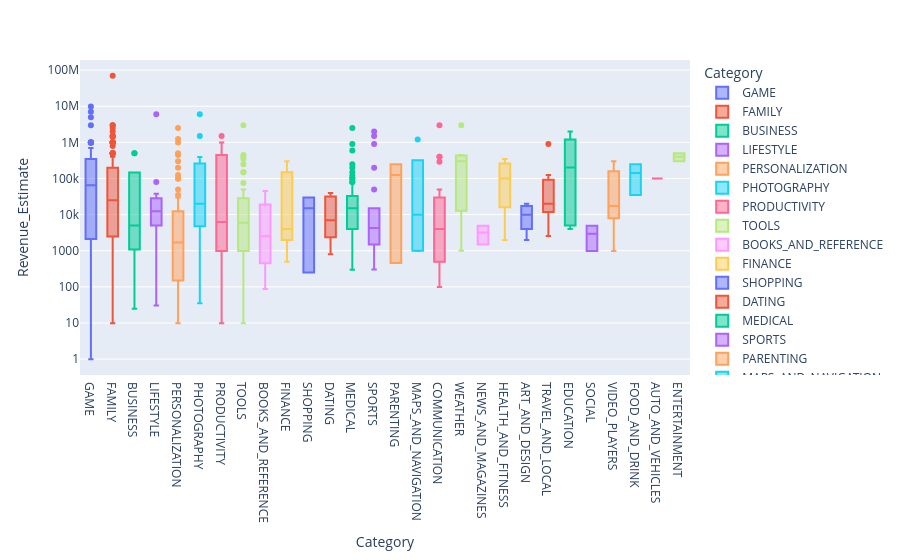

The cell this chart's notebook holds for it:
### Code cell
rev_box = px.box(df_apps_clean[df_apps_clean['Type']=="Paid"], x="Category", y="Revenue_Estimate",log_y=True,color='Category',)
fig.update_xaxes(categoryorder='min ascending')
rev_box.show()

### Figure 1 — Plotly figure (JSON) as saved in the notebook; plotly's stock layout.template omitted (floating-point values rounded to 4 significant figures; data arrays with more than 128 entries replaced by an {"elided": "..."} marker saying what was removed)
{"data": [{"alignmentgroup": "True", "hovertemplate": "Category=%{x}<br>Revenue_Estimate=%{y}<extra></extra>", "legendgroup": "GAME", "marker": {"color": "#636efa"}, "name": "GAME", "notched": false, "offsetgroup": "GAME", "orientation": "v", "showlegend": true, "type": "box", "x": ["GAME", "GAME", "GAME", "GAME", "GAME", "GAME", "GAME", "GAME", "GAME", "GAME", "GAME", "GAME", "GAME", "GAME", "GAME", "GAME", "GAME", "GAME", "GAME", "GAME", "GAME", "GAME", "GAME", "GAME", "GAME", "GAME", "GAME", "GAME", "GAME", "GAME", "GAME", "GAME", "GAME", "GAME", "GAME", "GAME", "GAME", "GAME", "GAME", "GAME", "GAME", "GAME", "GAME", "GAME", "GAME", "GAME", "GAME", "GAME", "GAME", "GAME", "GAME", "GAME", "GAME", "GAME", "GAME", "GAME", "GAME", "GAME", "GAME", "GAME", "GAME", "GAME", "GAME", "GAME", "GAME", "GAME", "GAME", "GAME", "GAME", "GAME", "GAME", "GAME", "GAME", "GAME", "GAME", "GAME"], "x0": " ", "xaxis": "x", "y": [1.49, 0.99, 9.9, 99.5, 99.0, 499.0, 99.0, 1400.0, 449.0, 199.0, 99.0, 2245.0, 990.0, 3990.0, 1610.0, 990.0, 990.0, 2490.0, 990.0, 6990.0, 4990.0, 1990.0, 3490.0, 990.0, 1990.0, 4950.0, 34950.0, 9950.0, 9900.0, 49900.0, 29900.0, 169900.0, 79900.0, 29900.0, 179900.0, 49900.0, 49900.0, 49900.0, 39900.0, 19900.0, 49500.0, 99500.0, 99500.0, 249500.0, 249500.0, 499000.0, 99000.0, 299000.0, 199000.0, 299000.0, 299000.0, 499000.0, 999000.0, 499000.0, 199000.0, 399000.0, 499000.0, 299000.0, 299000.0, 699000.0, 299000.0, 499000.0, 299000.0, 299000.0, 199000.0, 599000.0, 995000.0, 990000.0, 4990000.0, 6990000.0, 2990000.0, 990000.0, 990000.0, 990000.0, 990000.0, 9900000.0], "y0": " ", "yaxis": "y"}, {"alignmentgroup": "True", "hovertemplate": "Category=%{x}<br>Revenue_Estimate=%{y}<extra></extra>", "legendgroup": "FAMILY", "marker": {"color": "#EF553B"}, "name": "FAMILY", "notched": false, "offsetgroup": "FAMILY", "orientation": "v", "showlegend": true, "type": "box", "x": {"elided": "150 str values"}, "x0": " ", "xaxis": "x", "y": {"elided": "150 float values"}, "y0": " ", "yaxis": "y"}, {"alignmentgroup": "True", "hovertemplate": "Category=%{x}<br>Revenue_Estimate=%{y}<extra></extra>", "legendgroup": "BUSINESS", "marker": {"color": "#00cc96"}, "name": "BUSINESS", "notched": false, "offsetgroup": "BUSINESS", "orientation": "v", "showlegend": true, "type": "box", "x": ["BUSINESS", "BUSINESS", "BUSINESS", "BUSINESS", "BUSINESS", "BUSINESS", "BUSINESS", "BUSINESS", "BUSINESS"], "x0": " ", "xaxis": "x", "y": [24.9, 449.5, 1299.0, 8995.0, 3990.0, 4990.0, 29900.0, 499000.0, 499000.0], "y0": " ", "yaxis": "y"}, {"alignmentgroup": "True", "hovertemplate": "Category=%{x}<br>Revenue_Estimate=%{y}<extra></extra>", "legendgroup": "LIFESTYLE", "marker": {"color": "#ab63fa"}, "name": "LIFESTYLE", "notched": false, "offsetgroup": "LIFESTYLE", "orientation": "v", "showlegend": true, "type": "box", "x": ["LIFESTYLE", "LIFESTYLE", "LIFESTYLE", "LIFESTYLE", "LIFESTYLE", "LIFESTYLE", "LIFESTYLE", "LIFESTYLE", "LIFESTYLE", "LIFESTYLE", "LIFESTYLE", "LIFESTYLE", "LIFESTYLE"], "x0": " ", "xaxis": "x", "y": [30.4, 99.0, 4990.0, 4990.0, 37990.0, 19950.0, 4950.0, 14950.0, 9950.0, 12450.0, 79900.0, 24900.0, 5990000.0], "y0": " ", "yaxis": "y"}, {"alignmentgroup": "True", "hovertemplate": "Category=%{x}<br>Revenue_Estimate=%{y}<extra></extra>", "legendgroup": "PERSONALIZATION", "marker": {"color": "#FFA15A"}, "name": "PERSONALIZATION", "notched": false, "offsetgroup": "PERSONALIZATION", "orientation": "v", "showlegend": true, "type": "box", "x": ["PERSONALIZATION", "PERSONALIZATION", "PERSONALIZATION", "PERSONALIZATION", "PERSONALIZATION", "PERSONALIZATION", "PERSONALIZATION", "PERSONALIZATION", "PERSONALIZATION", "PERSONALIZATION", "PERSONALIZATION", "PERSONALIZATION", "PERSONALIZATION", "PERSONALIZATION", "PERSONALIZATION", "PERSONALIZATION", "PERSONALIZATION", "PERSONALIZATION", "PERSONALIZATION", "PERSONALIZATION", "PERSONALIZATION", "PERSONALIZATION", "PERSONALIZATION", "PERSONALIZATION", "PERSONALIZATION", "PERSONALIZATION", "PERSONALIZATION", "PERSONALIZATION", "PERSONALIZATION", "PERSONALIZATION", "PERSONALIZATION", "PERSONALIZATION", "PERSONALIZATION", "PERSONALIZATION", "PERSONALIZATION", "PERSONALIZATION", "PERSONALIZATION", "PERSONALIZATION", "PERSONALIZATION", "PERSONALIZATION", "PERSONALIZATION", "PERSONALIZATION", "PERSONALIZATION", "PERSONALIZATION", "PERSONALIZATION", "PERSONALIZATION", "PERSONALIZATION", "PERSONALIZATION", "PERSONALIZATION", "PERSONALIZATION", "PERSONALIZATION", "PERSONALIZATION", "PERSONALIZATION", "PERSONALIZATION", "PERSONALIZATION", "PERSONALIZATION", "PERSONALIZATION", "PERSONALIZATION", "PERSONALIZATION", "PERSONALIZATION", "PERSONALIZATION", "PERSONALIZATION", "PERSONALIZATION", "PERSONALIZATION", "PERSONALIZATION"], "x0": " ", "xaxis": "x", "y": [9.9, 9.9, 49.5, 49.5, 49.5, 49.5, 99.0, 99.0, 99.0, 199.0, 149.0, 99.0, 99.0, 149.0, 249.0, 149.0, 99.0, 149.0, 99.0, 745.0, 745.0, 1000.0, 745.0, 745.0, 495.0, 1990.0, 990.0, 1490.0, 1700.0, 990.0, 1490.0, 990.0, 1700.0, 2490.0, 990.0, 4990.0, 990.0, 4990.0, 3990.0, 4950.0, 9950.0, 7450.0, 34950.0, 9900.0, 9900.0, 9900.0, 9900.0, 9900.0, 19900.0, 99900.0, 29900.0, 19900.0, 9900.0, 9900.0, 19900.0, 124500.0, 49500.0, 99000.0, 449000.0, 199000.0, 299000.0, 499000.0, 1245000.0, 2490000.0, 990000.0], "y0": " ", "yaxis": "y"}, {"alignmentgroup": "True", "hovertemplate": "Category=%{x}<br>Revenue_Estimate=%{y}<extra></extra>", "legendgroup": "PHOTOGRAPHY", "marker": {"color": "#19d3f3"}, "name": "PHOTOGRAPHY", "notched": false, "offsetgroup": "PHOTOGRAPHY", "orientation": "v", "showlegend": true, "type": "box", "x": ["PHOTOGRAPHY", "PHOTOGRAPHY", "PHOTOGRAPHY", "PHOTOGRAPHY", "PHOTOGRAPHY", "PHOTOGRAPHY", "PHOTOGRAPHY", "PHOTOGRAPHY", "PHOTOGRAPHY", "PHOTOGRAPHY", "PHOTOGRAPHY", "PHOTOGRAPHY", "PHOTOGRAPHY", "PHOTOGRAPHY", "PHOTOGRAPHY"], "x0": " ", "xaxis": "x", "y": [34.9, 49.9, 745.0, 19990.0, 9990.0, 2990.0, 14950.0, 19900.0, 49900.0, 99500.0, 149000.0, 395000.0, 299000.0, 1495000.0, 5990000.0], "y0": " ", "yaxis": "y"}, {"alignmentgroup": "True", "hovertemplate": "Category=%{x}<br>Revenue_Estimate=%{y}<extra></extra>", "legendgroup": "PRODUCTIVITY", "marker": {"color": "#FF6692"}, "name": "PRODUCTIVITY", "notched": false, "offsetgroup": "PRODUCTIVITY", "orientation": "v", "showlegend": true, "type": "box", "x": ["PRODUCTIVITY", "PRODUCTIVITY", "PRODUCTIVITY", "PRODUCTIVITY", "PRODUCTIVITY", "PRODUCTIVITY", "PRODUCTIVITY", "PRODUCTIVITY", "PRODUCTIVITY", "PRODUCTIVITY", "PRODUCTIVITY", "PRODUCTIVITY", "PRODUCTIVITY", "PRODUCTIVITY", "PRODUCTIVITY", "PRODUCTIVITY", "PRODUCTIVITY", "PRODUCTIVITY"], "x0": " ", "xaxis": "x", "y": [9.9, 499.0, 299.0, 649.0, 4495.0, 4290.0, 2990.0, 990.0, 7990.0, 1290.0, 19950.0, 149500.0, 74500.0, 599000.0, 499000.0, 449000.0, 1495000.0, 995000.0], "y0": " ", "yaxis": "y"}, {"alignmentgroup": "True", "hovertemplate": "Category=%{x}<br>Revenue_Estimate=%{y}<extra></extra>", "legendgroup": "TOOLS", "marker": {"color": "#B6E880"}, "name": "TOOLS", "notched": false, "offsetgroup": "TOOLS", "orientation": "v", "showlegend": true, "type": "box", "x": ["TOOLS", "TOOLS", "TOOLS", "TOOLS", "TOOLS", "TOOLS", "TOOLS", "TOOLS", "TOOLS", "TOOLS", "TOOLS", "TOOLS", "TOOLS", "TOOLS", "TOOLS", "TOOLS", "TOOLS", "TOOLS", "TOOLS", "TOOLS", "TOOLS", "TOOLS", "TOOLS", "TOOLS", "TOOLS", "TOOLS", "TOOLS", "TOOLS", "TOOLS", "TOOLS", "TOOLS", "TOOLS", "TOOLS", "TOOLS", "TOOLS", "TOOLS", "TOOLS", "TOOLS", "TOOLS", "TOOLS", "TOOLS", "TOOLS", "TOOLS", "TOOLS", "TOOLS", "TOOLS", "TOOLS", "TOOLS", "TOOLS", "TOOLS", "TOOLS", "TOOLS", "TOOLS", "TOOLS", "TOOLS", "TOOLS", "TOOLS", "TOOLS", "TOOLS", "TOOLS", "TOOLS", "TOOLS", "TOOLS"], "x0": " ", "xaxis": "x", "y": [29.9, 9.9, 149.5, 88.0, 399.0, 149.0, 199.0, 99.0, 599.0, 399.0, 499.0, 1995.0, 495.0, 495.0, 995.0, 495.0, 1995.0, 1990.0, 2490.0, 2990.0, 1490.0, 4990.0, 3990.0, 5990.0, 990.0, 990.0, 990.0, 1490.0, 14990.0, 4990.0, 4950.0, 4950.0, 74950.0, 24950.0, 24950.0, 24950.0, 24950.0, 24950.0, 24950.0, 5000.0, 25000.0, 39000.0, 29500.0, 29900.0, 19700.0, 32800.0, 49900.0, 29900.0, 29900.0, 9900.0, 25900.0, 19900.0, 19900.0, 19900.0, 19900.0, 29900.0, 149500.0, 149500.0, 249000.0, 399000.0, 349000.0, 449000.0, 2990000.0], "y0": " ", "yaxis": "y"}, {"alignmentgroup": "True", "hovertemplate": "Category=%{x}<br>Revenue_Estimate=%{y}<extra></extra>", "legendgroup": "BOOKS_AND_REFERENCE", "marker": {"color": "#FF97FF"}, "name": "BOOKS_AND_REFERENCE", "notched": false, "offsetgroup": "BOOKS_AND_REFERENCE", "orientation": "v", "showlegend": true, "type": "box", "x": ["BOOKS_AND_REFERENCE", "BOOKS_AND_REFERENCE", "BOOKS_AND_REFERENCE", "BOOKS_AND_REFERENCE", "BOOKS_AND_REFERENCE", "BOOKS_AND_REFERENCE", "BOOKS_AND_REFERENCE", "BOOKS_AND_REFERENCE"], "x0": " ", "xaxis": "x", "y": [87.5, 399.0, 495.0, 1990.0, 3080.0, 14950.0, 23000.0, 44900.0], "y0": " ", "yaxis": "y"}, {"alignmentgroup": "True", "hovertemplate": "Category=%{x}<br>Revenue_Estimate=%{y}<extra></extra>", "legendgroup": "FINANCE", "marker": {"color": "#FECB52"}, "name": "FINANCE", "notched": false, "offsetgroup": "FINANCE", "orientation": "v", "showlegend": true, "type": "box", "x": ["FINANCE", "FINANCE", "FINANCE", "FINANCE", "FINANCE", "FINANCE", "FINANCE"], "x0": " ", "xaxis": "x", "y": [499.0, 1995.0, 1990.0, 3990.0, 29900.0, 189900.0, 299000.0], "y0": " ", "yaxis": "y"}, {"alignmentgroup": "True", "hovertemplate": "Category=%{x}<br>Revenue_Estimate=%{y}<extra></extra>", "legendgroup": "SHOPPING", "marker": {"color": "#636efa"}, "name": "SHOPPING", "notched": false, "offsetgroup": "SHOPPING", "orientation": "v", "showlegend": true, "type": "box", "x": ["SHOPPING", "SHOPPING"], "x0": " ", "xaxis": "x", "y": [249.0, 29900.0], "y0": " ", "yaxis": "y"}, {"alignmentgroup": "True", "hovertemplate": "Category=%{x}<br>Revenue_Estimate=%{y}<extra></extra>", "legendgroup": "DATING", "marker": {"color": "#EF553B"}, "name": "DATING", "notched": false, "offsetgroup": "DATING", "orientation": "v", "showlegend": true, "type": "box", "x": ["DATING", "DATING", "DATING"], "x0": " ", "xaxis": "x", "y": [799.0, 6990.0, 39900.0], "y0": " ", "yaxis": "y"}, {"alignmentgroup": "True", "hovertemplate": "Category=%{x}<br>Revenue_Estimate=%{y}<extra></extra>", "legendgroup": "MEDICAL", "marker": {"color": "#00cc96"}, "name": "MEDICAL", "notched": false, "offsetgroup": "MEDICAL", "orientation": "v", "showlegend": true, "type": "box", "x": ["MEDICAL", "MEDICAL", "MEDICAL", "MEDICAL", "MEDICAL", "MEDICAL", "MEDICAL", "MEDICAL", "MEDICAL", "MEDICAL", "MEDICAL", "MEDICAL", "MEDICAL", "MEDICAL", "MEDICAL", "MEDICAL", "MEDICAL", "MEDICAL", "MEDICAL", "MEDICAL", "MEDICAL", "MEDICAL", "MEDICAL", "MEDICAL", "MEDICAL", "MEDICAL", "MEDICAL", "MEDICAL", "MEDICAL", "MEDICAL", "MEDICAL", "MEDICAL", "MEDICAL", "MEDICAL", "MEDICAL", "MEDICAL", "MEDICAL", "MEDICAL", "MEDICAL", "MEDICAL", "MEDICAL", "MEDICAL", "MEDICAL", "MEDICAL", "MEDICAL", "MEDICAL", "MEDICAL", "MEDICAL", "MEDICAL", "MEDICAL", "MEDICAL", "MEDICAL", "MEDICAL", "MEDICAL", "MEDICAL", "MEDICAL", "MEDICAL", "MEDICAL", "MEDICAL", "MEDICAL", "MEDICAL", "MEDICAL", "MEDICAL"], "x0": " ", "xaxis": "x", "y": [299.0, 299.0, 1299.0, 699.0, 3999.0, 2995.0, 1995.0, 1495.0, 495.0, 1745.0, 7995.0, 9990.0, 4990.0, 9990.0, 15460.0, 3990.0, 5490.0, 4990.0, 29990.0, 2990.0, 79990.0, 19990.0, 990.0, 1500.0, 14990.0, 29990.0, 33990.0, 1990.0, 16990.0, 3990.0, 9990.0, 3990.0, 7490.0, 10990.0, 5990.0, 19950.0, 12450.0, 19950.0, 19950.0, 19950.0, 29950.0, 74950.0, 4950.0, 14950.0, 19950.0, 99900.0, 249900.0, 29900.0, 100000.0, 79900.0, 69900.0, 54900.0, 39900.0, 29900.0, 119900.0, 9900.0, 29900.0, 19900.0, 149500.0, 199500.0, 599500.0, 2499000.0, 900000.0], "y0": " ", "yaxis": "y"}, {"alignmentgroup": "True", "hovertemplate": "Category=%{x}<br>Revenue_Estimate=%{y}<extra></extra>", "legendgroup": "SPORTS", "marker": {"color": "#ab63fa"}, "name": "SPORTS", "notched": false, "offsetgroup": "SPORTS", "orientation": "v", "showlegend": true, "type": "box", "x": ["SPORTS", "SPORTS", "SPORTS", "SPORTS", "SPORTS", "SPORTS", "SPORTS", "SPORTS", "SPORTS", "SPORTS", "SPORTS", "SPORTS", "SPORTS", "SPORTS", "SPORTS", "SPORTS", "SPORTS", "SPORTS", "SPORTS", "SPORTS", "SPORTS", "SPORTS"], "x0": " ", "xaxis": "x", "y": [388.0, 349.0, 302.0, 1495.0, 3990.0, 990.0, 1990.0, 990.0, 2990.0, 2990.0, 2490.0, 4490.0, 9950.0, 9950.0, 4950.0, 14950.0, 5000.0, 49900.0, 1500000.0, 199500.0, 899000.0, 1990000.0], "y0": " ", "yaxis": "y"}, {"alignmentgroup": "True", "hovertemplate": "Category=%{x}<br>Revenue_Estimate=%{y}<extra></extra>", "legendgroup": "PARENTING", "marker": {"color": "#FFA15A"}, "name": "PARENTING", "notched": false, "offsetgroup": "PARENTING", "orientation": "v", "showlegend": true, "type": "box", "x": ["PARENTING", "PARENTING"], "x0": " ", "xaxis": "x", "y": [459.0, 249500.0], "y0": " ", "yaxis": "y"}, {"alignmentgroup": "True", "hovertemplate": "Category=%{x}<br>Revenue_Estimate=%{y}<extra></extra>", "legendgroup": "MAPS_AND_NAVIGATION", "marker": {"color": "#19d3f3"}, "name": "MAPS_AND_NAVIGATION", "notched": false, "offsetgroup": "MAPS_AND_NAVIGATION", "orientation": "v", "showlegend": true, "type": "box", "x": ["MAPS_AND_NAVIGATION", "MAPS_AND_NAVIGATION", "MAPS_AND_NAVIGATION", "MAPS_AND_NAVIGATION", "MAPS_AND_NAVIGATION"], "x0": " ", "xaxis": "x", "y": [999.0, 990.0, 9900.0, 29900.0, 1199000.0], "y0": " ", "yaxis": "y"}, {"alignmentgroup": "True", "hovertemplate": "Category=%{x}<br>Revenue_Estimate=%{y}<extra></extra>", "legendgroup": "COMMUNICATION", "marker": {"color": "#FF6692"}, "name": "COMMUNICATION", "notched": false, "offsetgroup": "COMMUNICATION", "orientation": "v", "showlegend": true, "type": "box", "x": ["COMMUNICATION", "COMMUNICATION", "COMMUNICATION", "COMMUNICATION", "COMMUNICATION", "COMMUNICATION", "COMMUNICATION", "COMMUNICATION", "COMMUNICATION", "COMMUNICATION", "COMMUNICATION", "COMMUNICATION", "COMMUNICATION", "COMMUNICATION", "COMMUNICATION", "COMMUNICATION", "COMMUNICATION", "COMMUNICATION", "COMMUNICATION", "COMMUNICATION", "COMMUNICATION", "COMMUNICATION"], "x0": " ", "xaxis": "x", "y": [149.0, 149.0, 149.0, 149.0, 99.0, 495.0, 2495.0, 1995.0, 990.0, 2990.0, 2490.0, 24950.0, 4950.0, 7450.0, 49900.0, 29900.0, 29900.0, 9900.0, 399000.0, 290000.0, 399000.0, 2990000.0], "y0": " ", "yaxis": "y"}, {"alignmentgroup": "True", "hovertemplate": "Category=%{x}<br>Revenue_Estimate=%{y}<extra></extra>", "legendgroup": "WEATHER", "marker": {"color": "#B6E880"}, "name": "WEATHER", "notched": false, "offsetgroup": "WEATHER", "orientation": "v", "showlegend": true, "type": "box", "x": ["WEATHER", "WEATHER", "WEATHER", "WEATHER", "WEATHER", "WEATHER", "WEATHER"], "x0": " ", "xaxis": "x", "y": [995.0, 6990.0, 29900.0, 399000.0, 449000.0, 299000.0, 2995000.0], "y0": " ", "yaxis": "y"}, {"alignmentgroup": "True", "hovertemplate": "Category=%{x}<br>Revenue_Estimate=%{y}<extra></extra>", "legendgroup": "NEWS_AND_MAGAZINES", "marker": {"color": "#FF97FF"}, "name": "NEWS_AND_MAGAZINES", "notched": false, "offsetgroup": "NEWS_AND_MAGAZINES", "orientation": "v", "showlegend": true, "type": "box", "x": ["NEWS_AND_MAGAZINES", "NEWS_AND_MAGAZINES"], "x0": " ", "xaxis": "x", "y": [1495.0, 4950.0], "y0": " ", "yaxis": "y"}, {"alignmentgroup": "True", "hovertemplate": "Category=%{x}<br>Revenue_Estimate=%{y}<extra></extra>", "legendgroup": "HEALTH_AND_FITNESS", "marker": {"color": "#FECB52"}, "name": "HEALTH_AND_FITNESS", "notched": false, "offsetgroup": "HEALTH_AND_FITNESS", "orientation": "v", "showlegend": true, "type": "box", "x": ["HEALTH_AND_FITNESS", "HEALTH_AND_FITNESS", "HEALTH_AND_FITNESS", "HEALTH_AND_FITNESS", "HEALTH_AND_FITNESS", "HEALTH_AND_FITNESS", "HEALTH_AND_FITNESS", "HEALTH_AND_FITNESS", "HEALTH_AND_FITNESS", "HEALTH_AND_FITNESS", "HEALTH_AND_FITNESS"], "x0": " ", "xaxis": "x", "y": [4990.0, 7990.0, 1990.0, 39900.0, 69900.0, 99500.0, 149500.0, 99500.0, 299000.0, 299000.0, 349000.0], "y0": " ", "yaxis": "y"}, {"alignmentgroup": "True", "hovertemplate": "Category=%{x}<br>Revenue_Estimate=%{y}<extra></extra>", "legendgroup": "ART_AND_DESIGN", "marker": {"color": "#636efa"}, "name": "ART_AND_DESIGN", "notched": false, "offsetgroup": "ART_AND_DESIGN", "orientation": "v", "showlegend": true, "type": "box", "x": ["ART_AND_DESIGN", "ART_AND_DESIGN", "ART_AND_DESIGN"], "x0": " ", "xaxis": "x", "y": [1990.0, 9950.0, 19900.0], "y0": " ", "yaxis": "y"}, {"alignmentgroup": "True", "hovertemplate": "Category=%{x}<br>Revenue_Estimate=%{y}<extra></extra>", "legendgroup": "TRAVEL_AND_LOCAL", "marker": {"color": "#EF553B"}, "name": "TRAVEL_AND_LOCAL", "notched": false, "offsetgroup": "TRAVEL_AND_LOCAL", "orientation": "v", "showlegend": true, "type": "box", "x": ["TRAVEL_AND_LOCAL", "TRAVEL_AND_LOCAL", "TRAVEL_AND_LOCAL", "TRAVEL_AND_LOCAL", "TRAVEL_AND_LOCAL", "TRAVEL_AND_LOCAL", "TRAVEL_AND_LOCAL", "TRAVEL_AND_LOCAL"], "x0": " ", "xaxis": "x", "y": [2560.0, 8490.0, 19950.0, 14950.0, 19900.0, 59900.0, 124500.0, 899000.0], "y0": " ", "yaxis": "y"}, {"alignmentgroup": "True", "hovertemplate": "Category=%{x}<br>Revenue_Estimate=%{y}<extra></extra>", "legendgroup": "EDUCATION", "marker": {"color": "#00cc96"}, "name": "EDUCATION", "notched": false, "offsetgroup": "EDUCATION", "orientation": "v", "showlegend": true, "type": "box", "x": ["EDUCATION", "EDUCATION", "EDUCATION", "EDUCATION"], "x0": " ", "xaxis": "x", "y": [5990.0, 3990.0, 399000.0, 1995000.0], "y0": " ", "yaxis": "y"}, {"alignmentgroup": "True", "hovertemplate": "Category=%{x}<br>Revenue_Estimate=%{y}<extra></extra>", "legendgroup": "SOCIAL", "marker": {"color": "#ab63fa"}, "name": "SOCIAL", "notched": false, "offsetgroup": "SOCIAL", "orientation": "v", "showlegend": true, "type": "box", "x": ["SOCIAL", "SOCIAL"], "x0": " ", "xaxis": "x", "y": [990.0, 4950.0], "y0": " ", "yaxis": "y"}, {"alignmentgroup": "True", "hovertemplate": "Category=%{x}<br>Revenue_Estimate=%{y}<extra></extra>", "legendgroup": "VIDEO_PLAYERS", "marker": {"color": "#FFA15A"}, "name": "VIDEO_PLAYERS", "notched": false, "offsetgroup": "VIDEO_PLAYERS", "orientation": "v", "showlegend": true, "type": "box", "x": ["VIDEO_PLAYERS", "VIDEO_PLAYERS", "VIDEO_PLAYERS", "VIDEO_PLAYERS"], "x0": " ", "xaxis": "x", "y": [990.0, 14900.0, 19900.0, 299500.0], "y0": " ", "yaxis": "y"}, {"alignmentgroup": "True", "hovertemplate": "Category=%{x}<br>Revenue_Estimate=%{y}<extra></extra>", "legendgroup": "FOOD_AND_DRINK", "marker": {"color": "#19d3f3"}, "name": "FOOD_AND_DRINK", "notched": false, "offsetgroup": "FOOD_AND_DRINK", "orientation": "v", "showlegend": true, "type": "box", "x": ["FOOD_AND_DRINK", "FOOD_AND_DRINK"], "x0": " ", "xaxis": "x", "y": [34900.0, 249500.0], "y0": " ", "yaxis": "y"}, {"alignmentgroup": "True", "hovertemplate": "Category=%{x}<br>Revenue_Estimate=%{y}<extra></extra>", "legendgroup": "AUTO_AND_VEHICLES", "marker": {"color": "#FF6692"}, "name": "AUTO_AND_VEHICLES", "notched": false, "offsetgroup": "AUTO_AND_VEHICLES", "orientation": "v", "showlegend": true, "type": "box", "x": ["AUTO_AND_VEHICLES"], "x0": " ", "xaxis": "x", "y": [99500.0], "y0": " ", "yaxis": "y"}, {"alignmentgroup": "True", "hovertemplate": "Category=%{x}<br>Revenue_Estimate=%{y}<extra></extra>", "legendgroup": "ENTERTAINMENT", "marker": {"color": "#B6E880"}, "name": "ENTERTAINMENT", "notched": false, "offsetgroup": "ENTERTAINMENT", "orientation": "v", "showlegend": true, "type": "box", "x": ["ENTERTAINMENT", "ENTERTAINMENT"], "x0": " ", "xaxis": "x", "y": [499000.0, 299000.0], "y0": " ", "yaxis": "y"}], "layout": {"boxmode": "overlay", "legend": {"title": {"text": "Category"}, "tracegroupgap": 0}, "margin": {"t": 60}, "xaxis": {"anchor": "y", "categoryarray": ["GAME", "FAMILY", "BUSINESS", "LIFESTYLE", "PERSONALIZATION", "PHOTOGRAPHY", "PRODUCTIVITY", "TOOLS", "BOOKS_AND_REFERENCE", "FINANCE", "SHOPPING", "DATING", "MEDICAL", "SPORTS", "PARENTING", "MAPS_AND_NAVIGATION", "COMMUNICATION", "WEATHER", "NEWS_AND_MAGAZINES", "HEALTH_AND_FITNESS", "ART_AND_DESIGN", "TRAVEL_AND_LOCAL", "EDUCATION", "SOCIAL", "VIDEO_PLAYERS", "FOOD_AND_DRINK", "AUTO_AND_VEHICLES", "ENTERTAINMENT"], "categoryorder": "array", "domain": [0, 1], "title": {"text": "Category"}}, "yaxis": {"anchor": "x", "domain": [0, 1], "title": {"text": "Revenue_Estimate"}, "type": "log"}}}
